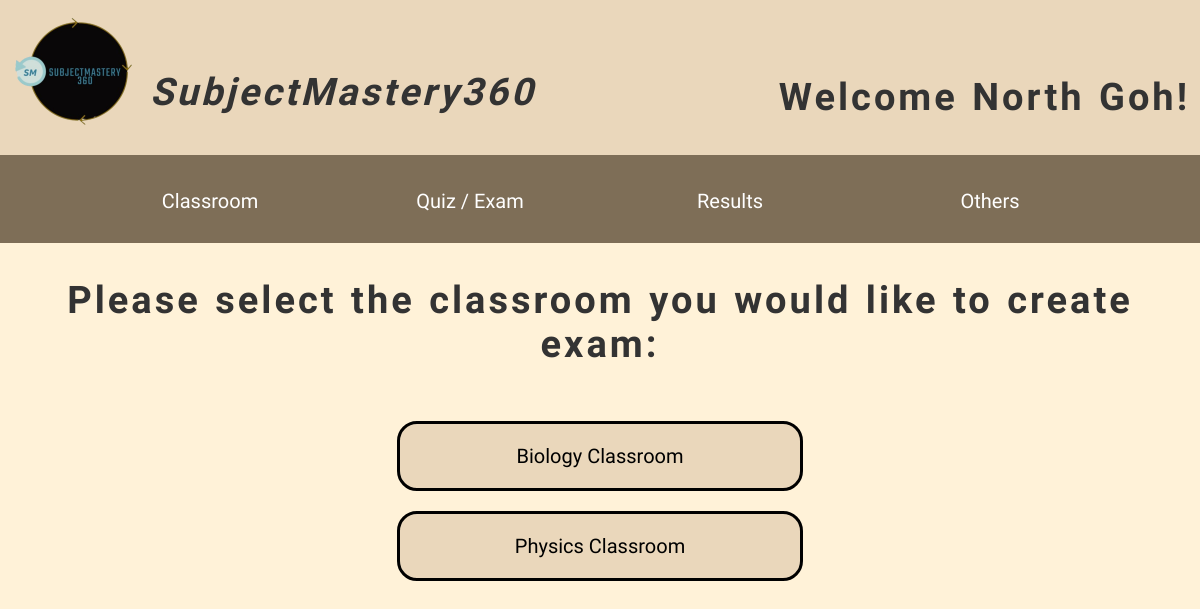
Page /php/teacher-createexam.php (signed in) on the committed database.
### tables this page shows
CREATE TABLE `classroom_member` (
  `classroom_member_id` int(11) NOT NULL,
  `user_id` int(11) NOT NULL,
  `classroom_id` int(11) NOT NULL
);

CREATE TABLE `classroom` (
  `classroom_id` int(11) NOT NULL,
  `classroom_name` varchar(255) NOT NULL,
  `classroom_description` text NOT NULL,
  `classroom_code` varchar(7) NOT NULL,
  `classroom_picture` varchar(255) DEFAULT 'book.jpg',
  `classroom_color` varchar(255) DEFAULT 'Gray'
);

### php/teacher-createexam.php (the view, shortened to what this page needs)
<?php
    include "feature-usermenu.php";
    if(isset($_GET['id'])){
        $id = $_GET['id'];
        $user_id = $_SESSION['id'];
        $sql = "SELECT * FROM `classroom_member` WHERE `classroom_id` = '$id' AND `user_id` = '$user_id'";
        $sqlresult = mysqli_query($connection, $sql);
        $sqlrow = mysqli_fetch_assoc($sqlresult);
        if (mysqli_num_rows($sqlresult) == 0) {
            echo "<script> alert('You are not involved in this classroom.') </script>";
            echo "<script> window.location.href='stu-teac-index.php' </script>";
            exit();
        }
?>
<!DOCTYPE html>
<html lang="en">
<head>
    <meta charset="UTF-8">
    <meta name="viewport" content="width=device-width, initial-scale=1.0">
    <title>Create Exam</title>
    <link rel="stylesheet" href="../css/animation.css">
    <link rel="icon" href="../image/icon.png">
    <link rel="stylesheet" href="../css/teacher-createexam.css">
    <link rel="preconnect" href="https://fonts.googleapis.com">
    <link rel="preconnect" href="https://fonts.gstatic.com" crossorigin>
    <link href="https://fonts.googleapis.com/css2?family=Exo+2:wght@500&display=swap" rel="stylesheet">
</head>
<body>
    <h1>Create Exam</h1>
    <div id="container">
        <form action="" method="post">
            <table>
                <tr>
                    <th>Exam Name: </th>
                    <td><input class="inp-box" type="text" name="exam_name" placeholder="Exam Name" required> <br></td>
                </tr>
                <tr>
                    <th>Exam Description: </th>
                    <td><textarea id="description" name="exam_description" placeholder="Exam Description" cols="30" rows="10"></textarea></td>
                </tr>
            </table>
            <div id="classroomsubmit_button">
                <input type="submit" value="Create" name="submit">
            </div>
        </form>
    </div>
</body>
</html>
<?php
        if(isset($_POST['submit'])) {
            $name = $_POST['exam_name'];
            $description = $_POST['exam_description'];
            $insertExamQuery = "INSERT INTO `exam`(`exam_title`, `exam_description`)
                                VALUES ('$name','$description')";
            $insertResult = mysqli_query($connection, $insertExamQuery);
            if ($insertResult) {
                $exam_id = mysqli_insert_id($connection);
                $insertClassroomExamQuery = "INSERT INTO `classroom_exam`(`classroom_id`, `exam_id`)
                                            VALUES ('$id','$exam_id')";
                $insertClassroomExamResult = mysqli_query($connection, $insertClassroomExamQuery);
                if ($insertClassroomExamResult) {
                    echo "<script> alert('Exam Created Successfully'); </script>";
                    echo "<script> window.location.href='teacher-examquestion.php?id=$exam_id';</script>";
                }
            }
        }
?>
<?php
    } else {
        $user_id = $_SESSION['id'];
        $classrooms_query = "SELECT cm.classroom_id, c.classroom_name FROM classroom_member cm
                            JOIN classroom c ON cm.classroom_id = c.classroom_id
                            WHERE cm.user_id = '$user_id'";
        $classrooms_result = mysqli_query($connection, $classrooms_query);
        if ($classrooms_result && mysqli_num_rows($classrooms_result) > 0) {
?>
<!DOCTYPE html>
<html lang="en">
<head>
    <link rel="stylesheet" href="../css/teacher-createexam.css">
    <link rel="stylesheet" href="../css/animation.css">
</head>
<body>
    <div style="padding: 10px;"><h1>Please select the classroom you would like to create exam: </h1></div>
    <ul>
        <?php
        while ($classroom_row = mysqli_fetch_assoc($classrooms_result)) {
            echo '<a class="linktoclassroom" href="teacher-createexam.php?id=' . $classroom_row['classroom_id'] . '"><li class="choose-classroom">' . $classroom_row['classroom_name'] . '</li></a>';
        }
        ?>
    </ul>
</body>
</html>
<?php
        } else {
            echo "<div style='text-align: center; font-size: 24px; margin-top: 100px;'>You are not involved in any of the classroom. </div>";
        }
    }
?>

### css/usermenu.css (style rules this page uses)
body { margin: 0; padding: 0; background-color: #FFF2D8; font-family: 'Exo 2', sans-serif; }
#allmenu { font-family: 'Exo 2', sans-serif; color: black; }
* { padding:0; margin: 0; }

### css/teacher-createexam.css (style rules this page uses)
body { font-family: 'Exo 2', sans-serif; margin: 0; padding: 0; background-color: #FFF2D8; }
h1 { color: #333; letter-spacing: 2px; text-align: center; }
li { margin-top: 15px; margin-bottom: 15px; margin-right: 50px; }
h1 { text-align: center; margin-top: 25px; margin-bottom: 25px; letter-spacing: 3px; word-spacing: 2px; font-size: 38px; }
.choose-classroom { margin: 0 auto; width: 30%; padding: 20px; margin-top: 20px; text-align: center; list-style: none; border: 3px solid black; border-radius: 20px; background-color: #EAD7BB; }
.linktoclassroom, .linktoclassroom:visited { text-decoration: none; color: black; font-size: 20px; }

### css/animation.css (style rules this page uses)
body { animation: transitionIn 0.75s; }

### rows in the picture
classroom_member: classroom.classroom_name "Biology Classroom"
classroom_member: classroom.classroom_name "Physics Classroom"

### other values in the picture
$_SESSION['first_name'] "North"
$_SESSION['last_name'] "Goh"
